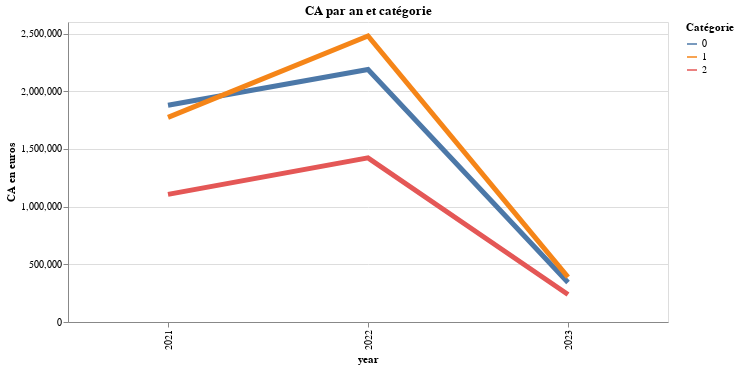

Here is the notebook cell this chart was saved with:
### Markdown cell above
#### Evolution chiffre d'affaire par an et par catégorie

### Code cell
#Création du dataframe en regroupant par année et catégorie le CA
df1 = final_file.groupby(['categ', 'year'], as_index=False)['price'].sum()

#Création du graphique
alt.Chart(df1).mark_line(size=5).encode(
    x=alt.X('year:N', axis=alt.Axis(title='year')),
    y=alt.Y('price', axis=alt.Axis(title='CA en euros')),
    color=alt.Color('categ:N', title='Catégorie')
).properties(title="CA par an et catégorie", width=600)

### Figure 1 — Vega-Lite specification as saved in the notebook (floating-point values rounded to 4 significant figures)
{"config": {"view": {"continuousWidth": 400, "continuousHeight": 300}}, "data": {"name": "data-a9e34f64055259126c6fdcc36a6b21c6"}, "mark": {"type": "line", "size": 5}, "encoding": {"color": {"field": "categ", "title": "Catégorie", "type": "nominal"}, "x": {"axis": {"title": "year"}, "field": "year", "type": "nominal"}, "y": {"axis": {"title": "CA en euros"}, "field": "price", "type": "quantitative"}}, "title": "CA par an et catégorie", "width": 600, "$schema": "https://vega.github.io/schema/vega-lite/v4.17.0.json", "datasets": {"data-a9e34f64055259126c6fdcc36a6b21c6": [{"categ": 0, "year": 2021, "price": 1879000.0}, {"categ": 0, "year": 2022, "price": 2188000.0}, {"categ": 0, "year": 2023, "price": 342800.0}, {"categ": 1, "year": 2021, "price": 1774000.0}, {"categ": 1, "year": 2022, "price": 2479000.0}, {"categ": 1, "year": 2023, "price": 389500.0}, {"categ": 2, "year": 2021, "price": 1106000.0}, {"categ": 2, "year": 2022, "price": 1423000.0}, {"categ": 2, "year": 2023, "price": 238800.0}]}}
